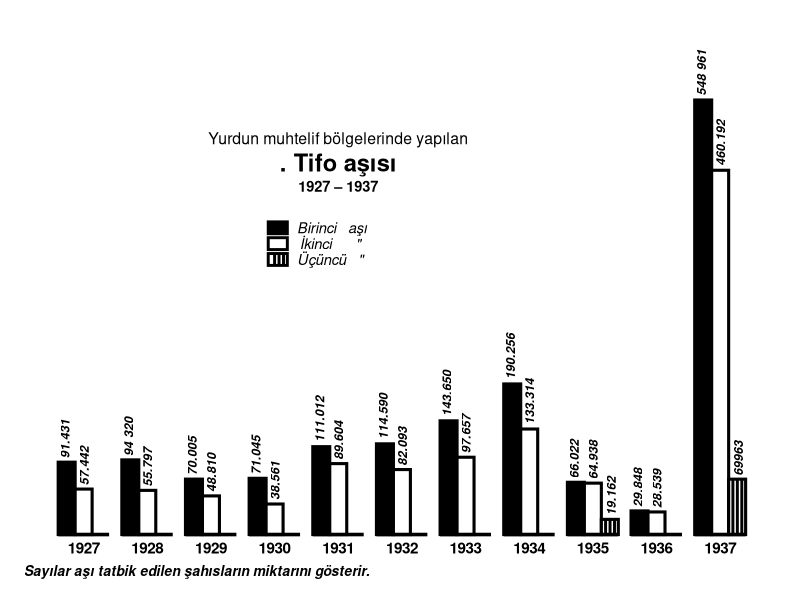

Recreate this plot in R.
library(ggplot2)
zaman <- rep(seq(1927,1937),3)
birinci <- c(91431,94320,70005,71045,111012,114590,143650,190256,66022,29848,548961)
ikinci <- c(57443,55797,48810,38561,89604,82093,97657,133314,64938,28539,460192)
ucuncu <- c(NA,NA,NA,NA,NA,NA,NA,NA,19162,NA,69963)
deger <- c(birinci,ikinci,ucuncu)
grup <- factor(c(rep(c("Birinci     aşı","İkinci        \"","Üçüncü    \""), each = length(birinci))),
               levels = c("Birinci     aşı","İkinci        \"","Üçüncü    \""))

tifo <- data.frame(zaman, deger, grup)

xcor1 <- seq(1927,1937) - 0.3
xcor2 <- seq(1927,1937)
xcor3 <- seq(1927,1937) + 0.28
ycor1 <- birinci
ycor2 <- ikinci
ycor3 <- ucuncu
annolabel1 <- c("91.431","94 320","70.005","71.045","111.012","114.590","143.650","190.256","66.022","29.848","548 961")
annolabel2 <- c("57.442","55.797","48.810","38.561","89.604","82.093","97.657","133.314","64.938","28.539","460.192")
annolabel3 <- c("","","","","","","","","19.162","","69963")

cizgi <- seq(0,0.14,0.07)

ek <- seq(0,10)
xline <- c(1926.6) + ek
xlinend <- c(1927.4) + ek

ggplot(tifo, aes(x = zaman, y = deger, fill = grup)) +
  geom_bar(stat = "identity", position = position_dodge(), color = "black", size = 1.05, width = 0.8) +
  scale_fill_manual(values=c("black","white","white")) +
  labs(caption = "Sayılar aşı tatbik edilen şahısların miktarını gösterir.") +
  theme_classic() +
  theme(plot.caption = element_text(face = "bold.italic",size = 10 , hjust = 0)) +
  annotate("segment", x = xline, xend = xlinend, y = 0, yend = 0, size = 1.2) +
  annotate("text", x = xcor1, y = ycor1, label = annolabel1, 
           angle = 90, hjust = -0.1, size = 3.2, fontface = "bold.italic") +
  annotate("text", x = xcor2, y = ycor2, label = annolabel2, 
           angle = 90, hjust = -0.1, size = 3.2, fontface = "bold.italic") +
  annotate("text", x = xcor3, y = ycor3, label = annolabel3, 
           angle = 90, hjust = -0.1, size = 3.2, fontface = "bold.italic") +
  annotate("segment", x = 1935.2 + cizgi, xend = 1935.2 + cizgi, y = 0, yend = 19162, size = 1) +
  annotate("segment", x = 1937.2 + cizgi, xend = 1937.2 + cizgi, y = 0, yend = 69963, size = 1) +
  annotate("segment", x = 1930.3, xend = 1930.3, y = 350000, yend = 400500, size = 1) +
  theme(axis.line.x = element_blank(),
        axis.line.y = element_blank(),
        axis.text.y = element_blank(), 
        axis.ticks = element_blank(), 
        axis.title = element_blank(),
        axis.text.x = element_text(color = "black", size = 11, face = "bold", vjust = 1)) +
  theme (legend.position = "none") +
  theme(plot.margin = unit(c(5,1,1,1), "lines")) + 
  coord_cartesian(clip = 'off') +
  annotate("text", x = 1931, y = 500500, label = "Yurdun muhtelif bölgelerinde yapılan", size = 4) +
  annotate("text", x = 1931, y = 470000, label = ". Tifo aşısı", size = 6, fontface = "bold") +
  annotate("text", x = 1931, y = 440000, label = "1927 \u2013 1937", size = 3.7 , fontface = "bold") +
  scale_x_continuous(breaks = seq(1927,1937)) +
  scale_y_continuous(expand = c(0,0)) +
  annotate("rect", xmin = 1929.9 , xmax = 1930.2 , ymin = 380000, ymax = 395000, colour = "black", fill= "black", size = 1) +
  annotate("rect", xmin = 1929.9 , xmax = 1930.2 , ymin = 360000, ymax = 375000, colour = "black", fill= "white", size = 1) +
  annotate("rect", xmin = 1929.9 , xmax = 1930.2 , ymin = 340000, ymax = 355000, colour = "black", fill= "white", size = 1) +
  annotate("rect", xmin = 1930.25 , xmax = 1932 , ymin = 329000, ymax = 410000, fill= "white") +
  annotate(geom="text", x=1930.9 ,y=387500 ,label="Birinci   aşı", size= 3.7, fontface="italic") +
  annotate(geom="text", x=1930.9 ,y=367500 ,label="İkinci      \" ", size= 3.7, fontface="italic") +
  annotate(geom="text", x=1930.9 ,y=347500 ,label="Üçüncü   \" ", size= 3.7, fontface="italic") +
  annotate("segment", x = 1930 + cizgi, xend = 1930 + cizgi, y = 340000, yend = 355000, size = 1)
